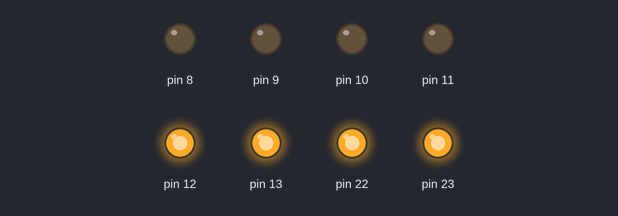
The sketch below on a simulated Arduino Uno, built with avr-gcc and run on an emulated ATmega328P. Shown: output pins drawn as LEDs (lit = HIGH).

Above: at 0.1 s.
At 5.2 s:
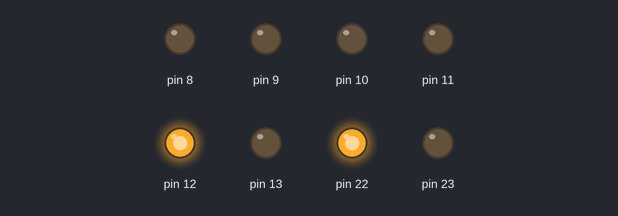
At 10.1 s:
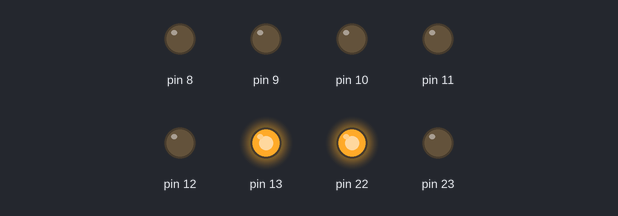
At 19.9 s:
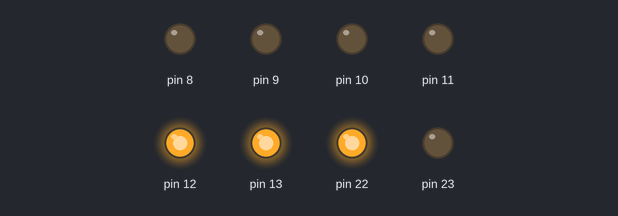
At 29.9 s:
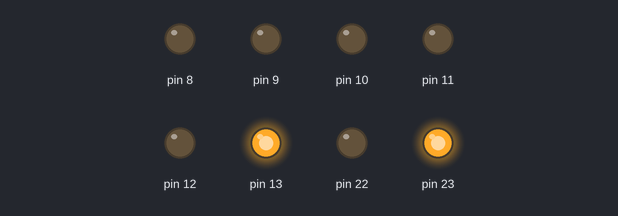
At 39.78 s:
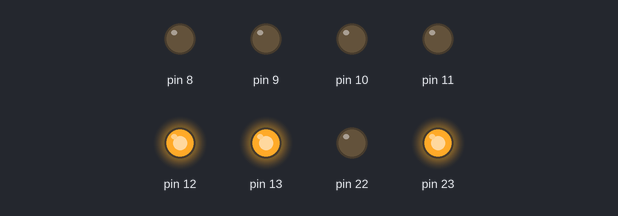
Timing chart, 0 to 40.0 s (numbered marks = the images above):
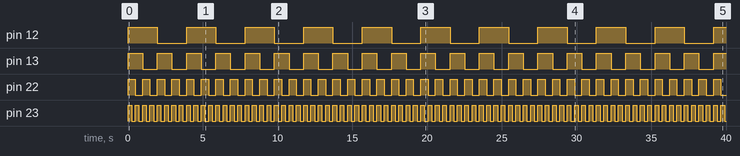

Measured:
- by itself, pin 12: alternates HIGH for 2.0 s and LOW for 2.0 s
- by itself, pin 13: alternates HIGH for 0.98 s and LOW for 0.98 s
- by itself, pin 22: alternates HIGH for 0.49 s and LOW for 0.49 s
- by itself, pin 23: alternates HIGH for 0.24 s and LOW for 0.24 s

The sketch:

2D.ino
```cpp
void setup()
{
DDRB = DDRB | B11111111;
}

void loop()
{
asm (
"inicio: \n\t"
"sbi 0x05,0x07 \n\t" //.25
"sbi 0x05,0x06 \n\t" //.5
"sbi 0x05,0x05 \n\t" //1
"sbi 0x05,0x04 \n\t" //2
"call tiempo \n\t"
"cbi 0x05,0x07 \n\t" //.25
"call tiempo \n\t"
"sbi 0x05,0x07 \n\t" //.25
"cbi 0x05,0x06 \n\t" //.5
"call tiempo \n\t"
"cbi 0x05,0x07 \n\t" //.25
"call tiempo \n\t"
//1 segundo
"sbi 0x05,0x07 \n\t" //.25
"sbi 0x05,0x06 \n\t" //.5
"cbi 0x05,0x05 \n\t" //1
"call tiempo \n\t"
"cbi 0x05,0x07 \n\t" //.25
"call tiempo \n\t"
"sbi 0x05,0x07 \n\t" //.25
"cbi 0x05,0x06 \n\t" //.5
"call tiempo \n\t"
"cbi 0x05,0x07 \n\t" //.25
"call tiempo \n\t"
//2 segundos
"sbi 0x05,0x07 \n\t" //.25
"sbi 0x05,0x06 \n\t" //.5
"sbi 0x05,0x05 \n\t" //1
"cbi 0x05,0x04 \n\t" //2
"call tiempo \n\t"
"cbi 0x05,0x07 \n\t" //.25
"call tiempo \n\t"
"sbi 0x05,0x07 \n\t" //.25
"cbi 0x05,0x06 \n\t" //.5
"call tiempo \n\t"
"cbi 0x05,0x07 \n\t" //.25
"call tiempo \n\t"
//3 segundos
"sbi 0x05,0x07 \n\t" //.25
"sbi 0x05,0x06 \n\t" //.5
"cbi 0x05,0x05 \n\t" //1
"call tiempo \n\t"
"cbi 0x05,0x07 \n\t" //.25
"call tiempo \n\t"
"sbi 0x05,0x07 \n\t" //.25
"cbi 0x05,0x06 \n\t" //.5
"call tiempo \n\t"
"cbi 0x05,0x07 \n\t" //.25
"call tiempo \n\t"
//4 segundos
"jmp main \n\t"

"tiempo: \n\t"
"LDI r22, 20 \n\t"
"LOOP_3: \n\t"
"LDI r21, 255 \n\t"
"LOOP_2: \n\t"
"LDI r20, 255 \n\t"
"LOOP_1: \n\t"
"DEC r20 \n\t"
"BRNE LOOP_1 \n\t"
"DEC r21 \n\t"
"BRNE LOOP_2 \n\t"
"DEC r22 \n\t"
"BRNE LOOP_3 \n\t"
"ret \n\t"
);
}
```
